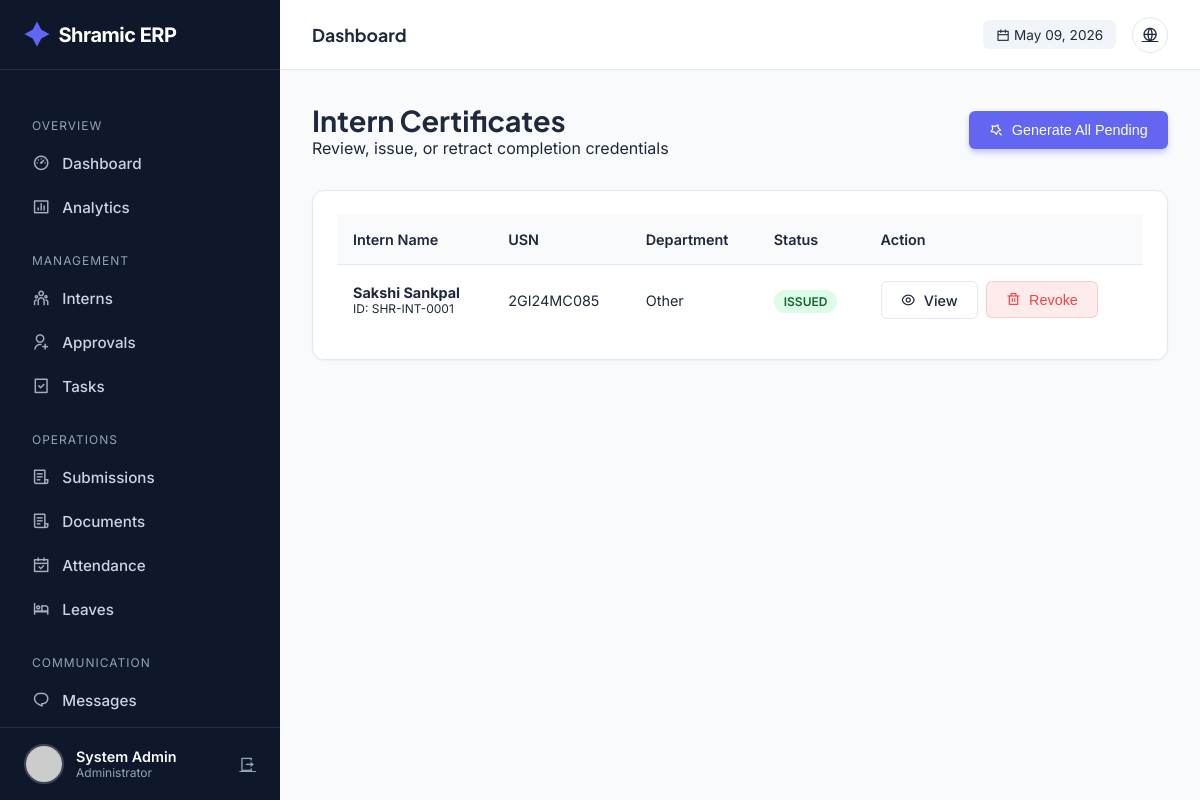
Screenshot of /admin/certificates (signed in) with the database file from the repository.
### tables this page shows
CREATE TABLE users (
            id INTEGER PRIMARY KEY AUTOINCREMENT,
            intern_id TEXT UNIQUE,
            usn TEXT UNIQUE NOT NULL,
            full_name TEXT NOT NULL,
            phone TEXT NOT NULL,
            email TEXT UNIQUE NOT NULL,
            password_hash TEXT NOT NULL,
            role TEXT NOT NULL,
            photo_url TEXT,
            status TEXT DEFAULT 'PENDING',
            is_admin BOOLEAN DEFAULT 0,
            department TEXT,
            join_date DATE,
            emergency_contact TEXT,
            address TEXT,
            last_login TIMESTAMP,
            login_count INTEGER DEFAULT 0,
            created_at TIMESTAMP DEFAULT CURRENT_TIMESTAMP,
            updated_at TIMESTAMP DEFAULT CURRENT_TIMESTAMP
        );

CREATE TABLE certificates (
            id INTEGER PRIMARY KEY AUTOINCREMENT,
            user_id INTEGER,
            certificate_type TEXT NOT NULL,
            issue_date DATE DEFAULT CURRENT_DATE,
            certificate_number TEXT UNIQUE,
            file_url TEXT,
            verification_code TEXT UNIQUE,
            performance_grade TEXT,
            skills_acquired TEXT,
            projects_completed INTEGER,
            created_at TIMESTAMP DEFAULT CURRENT_TIMESTAMP,
            FOREIGN KEY (user_id) REFERENCES users(id)
        );

### app.py (the view)
@app.route('/admin/certificates')
@login_required
@admin_required
def admin_certificates():
    conn = get_db_connection()
    cur = conn.cursor()
    cur.execute("""
        SELECT u.id, u.intern_id, u.full_name, u.role, u.department, u.usn,
               c.id as cert_id, c.certificate_number, c.issue_date
        FROM users u
        LEFT JOIN certificates c ON u.id = c.user_id
        WHERE u.is_admin = 0 AND u.status = 'APPROVED'
        ORDER BY u.full_name ASC
    """)
    interns = cur.fetchall()
    conn.close()
    return render_template('admin/certificates.html', interns=interns)

### app.py (called while the page is built)
@app.before_request
def make_session_permanent():
    session.permanent = True
    app.permanent_session_lifetime = timedelta(days=365)
    if current_user.is_authenticated:
        try:
            conn = get_db_connection()
            cur = conn.cursor()
            current_timestamp = format_datetime(get_current_datetime())
            cur.execute("UPDATE users SET updated_at = ? WHERE id = ?",
                       (current_timestamp, current_user.id))
            conn.commit()
            conn.close()
        except:
            pass

def get_db_connection():
    conn = sqlite3.connect(DATABASE)
    conn.row_factory = sqlite3.Row
    return conn

def get_current_datetime():
    return datetime.now(TIMEZONE)

def format_datetime(dt, format_str='%Y-%m-%d %H:%M:%S'):
    if dt is None: return None
    if isinstance(dt, str): return dt
    return dt.strftime(format_str)

@login_manager.user_loader
def load_user(user_id):
    conn = get_db_connection()
    cur = conn.cursor()
    cur.execute("SELECT * FROM users WHERE id = ?", (user_id,))
    user_data = cur.fetchone()
    conn.close()
    return User(dict(user_data)) if user_data else None

def admin_required(f):
    @wraps(f)
    def decorated_function(*args, **kwargs):
        if not current_user.is_authenticated or not current_user.is_admin:
            flash('Access denied. Admin privileges required.', 'error')
            return redirect(url_for('index'))
        return f(*args, **kwargs)
    return decorated_function

@app.context_processor
def inject_globals():
    unread_count = 0
    if current_user.is_authenticated:
        try:
            conn = get_db_connection()
            cur = conn.cursor()
            cur.execute("""
                SELECT COUNT(*) as count
                FROM notifications
                WHERE user_id = ? AND is_read = 0
            """, (current_user.id,))
            unread_count = cur.fetchone()['count']
            conn.close()
        except:
            pass
    return {
        'now': get_current_datetime(),
        'app_name': 'Shramic ERP',
        'unread_notifications': unread_count
    }

### templates/admin/certificates.html (shortened to what this page needs)
{% extends "admin/base.html" %}  {% block content %}
<div
  style="
    display: flex;
    justify-content: space-between;
    align-items: center;
    margin-bottom: 2rem;
  "
>
  <div>
    <h2 style="font-size: 1.8rem; font-weight: 700">Intern Certificates</h2>
    <p style="color: var(--text-secondary)">
      Review, issue, or retract completion credentials
    </p>
  </div>
  <form
    action="{{ url_for('admin_generate_all_certificates') }}"
    method="POST"
    onsubmit="
      return confirm('Generate certificates for all eligible interns?');
    "
  >
    <button class="btn btn-primary">
      <i class="ri-magic-line"></i> Generate All Pending
    </button>
  </form>
</div>
<div class="card">
  <div class="table-container">
    <table>
      <thead>
        <tr>
          <th>Intern Name</th>
          <th>USN</th>
          <th>Department</th>
          <th>Status</th>
          <th>Action</th>
        </tr>
      </thead>
      <tbody>
        {% for intern in interns %}
        <tr>
          <td>
            <div style="font-weight: 700">{{ intern.full_name }}</div>
            <div style="font-size: 0.75rem; color: var(--text-secondary)">
              ID: {{ intern.intern_id }}
            </div>
          </td>
          <td>{{ intern.usn }}</td>
          <td>{{ intern.department }}</td>
          <td>
            {% if intern.cert_id %}
            <span class="badge badge-success">Issued</span>
            {% else %}
            <span class="badge" style="background: #f1f5f9; color: #64748b"
              >Not Issued</span
            >
            {% endif %}
          </td>
          <td>
            {% if intern.cert_id %}
            <div style="display: flex; gap: 8px">
              <a
                href="{{ url_for('admin_view_certificate', cert_id=intern.cert_id) }}"
                class="btn btn-outline btn-sm"
              >
                <i class="ri-eye-line"></i> View
              </a>
              <form
                action="{{ url_for('admin_delete_certificate', cert_id=intern.cert_id) }}"
                method="POST"
                onsubmit="return confirm('REVOKE CERTIFICATE?');"
              >
                <button
                  class="btn btn-sm"
                  style="
                    background: rgba(239, 68, 68, 0.1);
                    color: #ef4444;
                    border: 1px solid rgba(239, 68, 68, 0.2);
                  "
                >
                  <i class="ri-delete-bin-line"></i> Revoke
                </button>
              </form>
            </div>
            {% endif %}
          </td>
        </tr>
        {% endfor %}
      </tbody>
    </table>
  </div>
</div>
{% endblock %}

### templates/admin/base.html (shortened to what this page needs)
<!doctype html>
<html lang="en">
  <head>
    <link
      href="https://cdn.jsdelivr.net/npm/remixicon@4.1.0/fonts/remixicon.css"
      rel="stylesheet"
    />
  </head>
  <body>
    <aside class="sidebar" id="sidebar">
      <a href="/" class="brand">
        <i class="ri-shining-2-fill"></i> Shramic ERP
      </a>
      <ul class="nav-menu">
        <li class="nav-label">Overview</li>
        <li>
          <a
            href="{{ url_for('admin_dashboard') }}"
            class="nav-link {% if request.endpoint == 'admin_dashboard' %}active{% endif %}"
            ><i class="ri-dashboard-3-line"></i> Dashboard</a
          >
        </li>
        <li>
          <a
            href="{{ url_for('admin_analytics') }}"
            class="nav-link {% if request.endpoint == 'admin_analytics' %}active{% endif %}"
            ><i class="ri-bar-chart-box-line"></i> Analytics</a
          >
        </li>
        <li class="nav-label">Management</li>
        <li>
          <a
            href="{{ url_for('admin_interns') }}"
            class="nav-link {% if request.endpoint == 'admin_interns' %}active{% endif %}"
            ><i class="ri-team-line"></i> Interns</a
          >
        </li>
        <li>
          <a
            href="{{ url_for('admin_approvals') }}"
            class="nav-link {% if request.endpoint == 'admin_approvals' %}active{% endif %}"
            ><i class="ri-user-add-line"></i> Approvals</a
          >
        </li>
        <li>
          <a
            href="{{ url_for('admin_tasks') }}"
            class="nav-link {% if request.endpoint == 'admin_tasks' %}active{% endif %}"
            ><i class="ri-task-line"></i> Tasks</a
          >
        </li>
        <li class="nav-label">Operations</li>
        <li>
          <a
            href="{{ url_for('admin_submissions') }}"
            class="nav-link {% if request.endpoint == 'admin_submissions' %}active{% endif %}"
            ><i class="ri-file-list-3-line"></i> Submissions</a
          >
        </li>
        <li>
  <a
    href="{{ url_for('admin_documents') }}"
    class="nav-link {% if request.endpoint == 'admin_documents' %}active{% endif %}"
  >
    <i class="ri-file-list-3-line"></i> Documents
  </a>
</li>
        <li>
          <a
            href="{{ url_for('admin_attendance') }}"
            class="nav-link {% if request.endpoint == 'admin_attendance' %}active{% endif %}"
            ><i class="ri-calendar-check-line"></i> Attendance</a
          >
        </li>
        <li>
          <a
            href="{{ url_for('admin_leaves') }}"
            class="nav-link {% if request.endpoint == 'admin_leaves' %}active{% endif %}"
            ><i class="ri-hotel-bed-line"></i> Leaves</a
          >
        </li>
        <li class="nav-label">Communication</li>
        <li>
          <a
            href="{{ url_for('admin_messages') }}"
            class="nav-link {% if request.endpoint == 'admin_messages' %}active{% endif %}"
            ><i class="ri-chat-1-line"></i> Messages</a
          >
        </li>
        <li>
          <a
            href="{{ url_for('admin_announcements') }}"
            class="nav-link {% if request.endpoint == 'admin_announcements' %}active{% endif %}"
            > Announcements</a
          >
        </li>
      </ul>
      <div class="user-profile">
        <img
          src="{{ url_for('static', filename='uploads/profiles/' + current_user.photo_url) if current_user.photo_url else 'https://ui-avatars.com/api/?name=Admin&background=random' }}"
          class="user-avatar"
          alt="Admin"
        />
        <div style="flex: 1; overflow: hidden">
          <div
            style="
              font-weight: 600;
              font-size: 0.9rem;
              white-space: nowrap;
              text-overflow: ellipsis;
            "
          >
            {{ current_user.full_name }}
          </div>
          <div style="font-size: 0.75rem; color: var(--text-light)">
            Administrator
          </div>
        </div>
        <a
          href="{{ url_for('logout') }}"
          title="Logout"
          style="color: var(--text-light)"
          ><i class="ri-logout-box-r-line"></i
        ></a>
      </div>
    </aside>
    <div class="main-wrapper">
      <header class="top-header">
        <div style="display: flex; align-items: center; gap: 1rem">
          <h2 class="page-title">
            {% block page_title %}Dashboard{% endblock %}
          </h2>
        </div>
        <div class="header-actions">
          <div
            style="
              font-size: 0.85rem;
              color: var(--text-secondary);
              background: #f1f5f9;
              padding: 0.4rem 0.8rem;
              border-radius: 6px;
            "
          >
            <i class="ri-calendar-line"></i> {{ now.strftime('%b %d, %Y') }}
          </div>
          <a href="{{ url_for('index') }}" class="btn-icon" title="View Site"
            ><i class="ri-global-line"></i
          ></a>
        </div>
      </header>
      <div class="content">
         {% block content %}{% endblock %}
      </div>
    </div>
  </body>
</html>

### templates/admin/base.html (style rules this page uses)
:root { --bg-body: #f8fafc; --bg-surface: #ffffff; --bg-sidebar: #0f172a; --primary: #6366f1; --primary-hover: #4f46e5; --secondary: #64748b; --text-main: #1e293b; --text-light: #94a3b8; --text-white: #f8fafc; --success: #10b981; --warning: #f59e0b; --danger: #ef4444; --border: #e2e8f0; --sidebar-width: 280px; --header-height: 70px; --shadow-sm: 0 1px 2px 0 rgb(0 0 0 / 0.05); --shadow-lg: 0 10px 15px -3px rgb(0 0 0 / 0.1), 0 4px 6px -4px rgb(0 0 0 / 0.1); --radius: 12px; }
* { margin: 0; padding: 0; box-sizing: border-box; }
body { font-family: "Inter", sans-serif; background-color: var(--bg-body); color: var(--text-main); display: flex; min-height: 100vh; }
h1, h2, h3, h4, h5 { font-family: "Plus Jakarta Sans", sans-serif; font-weight: 700; }
.sidebar { width: var(--sidebar-width); background: var(--bg-sidebar); color: var(--text-white); position: fixed; height: 100vh; display: flex; flex-direction: column; transition: transform 0.3s ease; z-index: 50; }
.brand { height: var(--header-height); display: flex; align-items: center; padding: 0 1.5rem; border-bottom: 1px solid rgba(255, 255, 255, 0.1); font-size: 1.25rem; font-weight: 700; letter-spacing: -0.5px; color: white; text-decoration: none; }
.brand i { color: var(--primary); margin-right: 10px; font-size: 1.5rem; }
.nav-menu { flex: 1; padding: 1.5rem 1rem; overflow-y: auto; list-style: none; }
.nav-label { font-size: 0.75rem; text-transform: uppercase; letter-spacing: 1px; color: var(--text-light); margin: 1.5rem 0 0.5rem 1rem; }
.nav-link { display: flex; align-items: center; gap: 12px; padding: 0.75rem 1rem; border-radius: 8px; color: #cbd5e1; text-decoration: none; transition: 0.2s; font-weight: 500; font-size: 0.95rem; }
.nav-link i { font-size: 1.1rem; opacity: 0.8; }
.user-profile { padding: 1rem 1.5rem; border-top: 1px solid rgba(255, 255, 255, 0.1); display: flex; align-items: center; gap: 12px; }
.user-avatar { width: 40px; height: 40px; border-radius: 50%; object-fit: cover; border: 2px solid rgba(255, 255, 255, 0.2); }
.main-wrapper { flex: 1; margin-left: var(--sidebar-width); display: flex; flex-direction: column; width: calc(100% - var(--sidebar-width)); }
.top-header { height: var(--header-height); background: var(--bg-surface); border-bottom: 1px solid var(--border); display: flex; align-items: center; justify-content: space-between; padding: 0 2rem; position: sticky; top: 0; z-index: 40; }
.page-title { font-size: 1.1rem; color: var(--text-main); }
.header-actions { display: flex; align-items: center; gap: 1rem; }
.btn-icon { width: 36px; height: 36px; border-radius: 50%; border: 1px solid var(--border); display: flex; align-items: center; justify-content: center; color: var(--text-secondary); cursor: pointer; transition: 0.2s; background: white; }
.content { padding: 2rem; }
.card { background: var(--bg-surface); border: 1px solid var(--border); border-radius: var(--radius); padding: 1.5rem; box-shadow: var(--shadow-sm); position: relative; overflow: hidden; }
.btn { display: inline-flex; align-items: center; gap: 8px; padding: 0.6rem 1.2rem; border-radius: 6px; font-size: 0.9rem; font-weight: 500; text-decoration: none; cursor: pointer; transition: 0.2s; border: 1px solid transparent; }
.btn-primary { background: var(--primary); color: white; box-shadow: 0 4px 6px -1px rgba(99, 102, 241, 0.4); }
.btn-outline { background: white; border-color: var(--border); color: var(--text-main); }
.table-container { overflow-x: auto; }
table { width: 100%; border-collapse: collapse; font-size: 0.9rem; }
th { text-align: left; padding: 1rem; background: #f8fafc; color: var(--text-secondary); font-weight: 600; border-bottom: 1px solid var(--border); }
td { padding: 1rem; border-bottom: 1px solid var(--border); vertical-align: middle; }
tr:last-child td { border-bottom: none; }
.badge { padding: 4px 10px; border-radius: 20px; font-size: 0.75rem; font-weight: 600; text-transform: uppercase; }
.badge-success { background: #dcfce7; color: #166534; }

### rows the page displays
users: full_name "System Admin"
certificates: full_name "Sakshi Sankpal", intern_id "SHR-INT-0001", usn "2GI24MC085", department "Other", shows "ISSUED"

### other values shown
{{ now.strftime('%b %d, %Y') }} "May 09, 2026"
